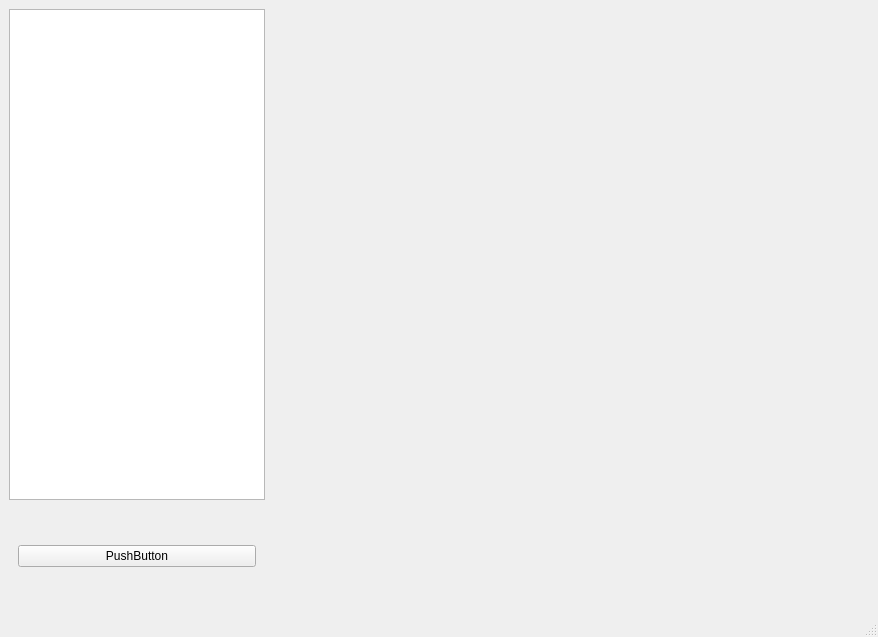
<?xml version="1.0" encoding="UTF-8"?>
<ui version="4.0">
 <class>MainWindow</class>
 <widget class="QMainWindow" name="MainWindow">
  <property name="geometry">
   <rect>
    <x>0</x>
    <y>0</y>
    <width>878</width>
    <height>637</height>
   </rect>
  </property>
  <property name="windowTitle">
   <string>MainWindow</string>
  </property>
  <widget class="QWidget" name="centralwidget">
   <layout class="QFormLayout" name="formLayout">
    <item row="0" column="1">
     <widget class="QStackedWidget" name="stackedWidget">
      <property name="currentIndex">
       <number>1</number>
      </property>
      <widget class="QWidget" name="page"/>
      <widget class="QWidget" name="page_2"/>
     </widget>
    </item>
    <item row="0" column="0">
     <layout class="QVBoxLayout" name="verticalLayout">
      <item>
       <widget class="QListView" name="listView"/>
      </item>
      <item>
       <widget class="QWidget" name="widget" native="true">
        <property name="sizePolicy">
         <sizepolicy hsizetype="Preferred" vsizetype="Fixed">
          <horstretch>0</horstretch>
          <verstretch>0</verstretch>
         </sizepolicy>
        </property>
        <property name="minimumSize">
         <size>
          <width>0</width>
          <height>100</height>
         </size>
        </property>
        <layout class="QVBoxLayout" name="verticalLayout_2">
         <item>
          <widget class="QPushButton" name="pushButton">
           <property name="text">
            <string>PushButton</string>
           </property>
          </widget>
         </item>
        </layout>
       </widget>
      </item>
     </layout>
    </item>
   </layout>
  </widget>
  <widget class="QMenuBar" name="menubar">
   <property name="geometry">
    <rect>
     <x>0</x>
     <y>0</y>
     <width>878</width>
     <height>23</height>
    </rect>
   </property>
  </widget>
  <widget class="QStatusBar" name="statusbar"/>
 </widget>
 <resources/>
 <connections/>
</ui>
